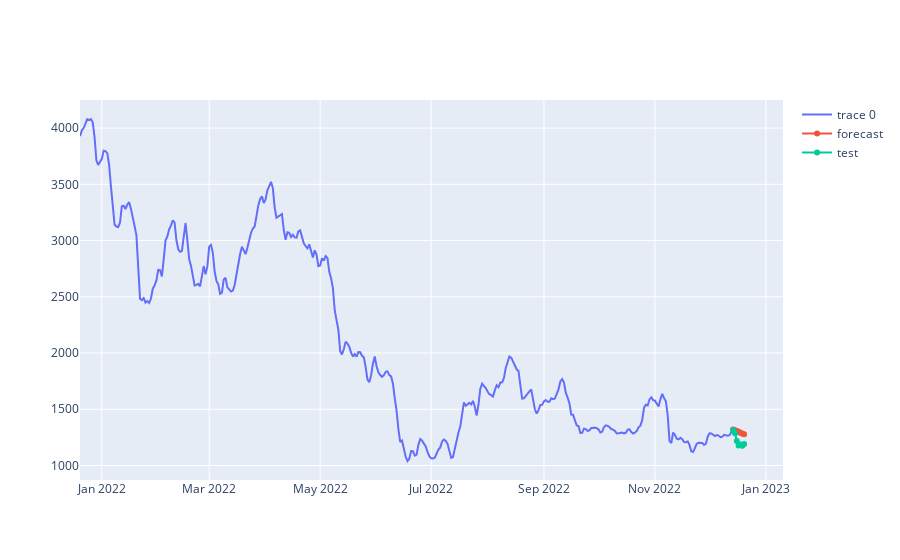

Notebook code for this chart:
### Code cell
show_forecast_test_plot(time,train, forecasts, test)

### Figure 1 — Plotly figure (JSON) as saved in the notebook; plotly's stock layout.template omitted (floating-point values rounded to 4 significant figures; data arrays with more than 128 entries replaced by an {"elided": "..."} marker saying what was removed)
{"data": [{"x": {"elided": "359 str values"}, "y": {"elided": "359 float values"}, "type": "scatter"}, {"name": "forecast", "x": ["2022-12-14", "2022-12-15", "2022-12-16", "2022-12-17", "2022-12-18", "2022-12-19", "2022-12-20"], "y": [1321.0, 1314.0, 1306.0, 1299.0, 1292.0, 1285.0, 1277.0], "type": "scatter"}, {"name": "test", "x": ["2022-12-14", "2022-12-15", "2022-12-16", "2022-12-17", "2022-12-18", "2022-12-19", "2022-12-20"], "y": [1315.0, 1288.0, 1217.0, 1178.0, 1186.0, 1176.0, 1190.0], "type": "scatter"}], "layout": {}}
